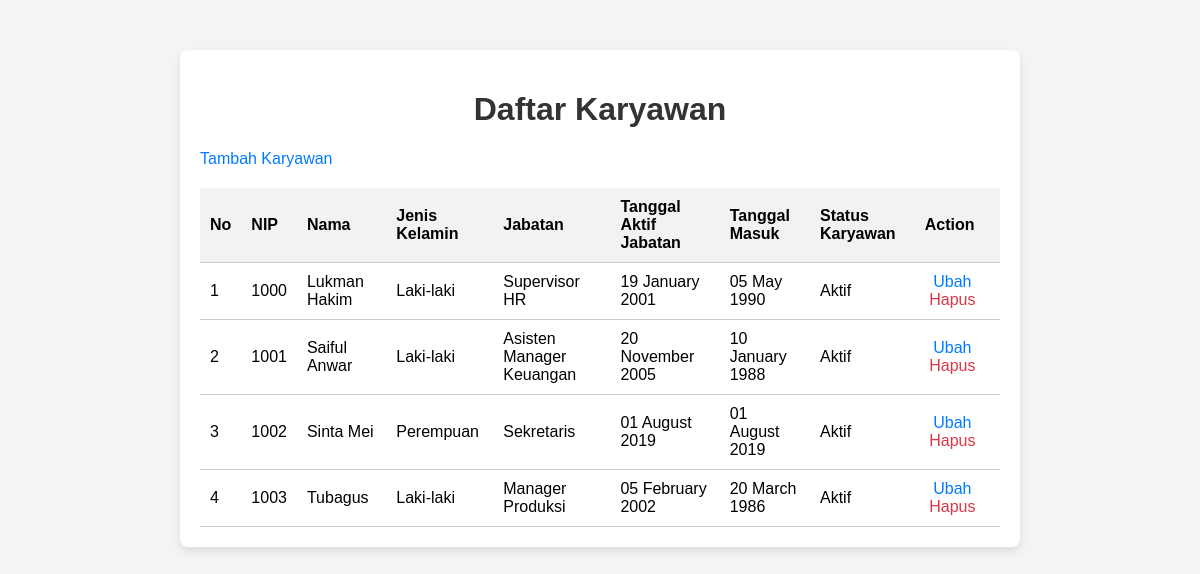
The page / on the database its author committed.
### tables this page shows
CREATE TABLE `employees` (
  `No` int(11) NOT NULL,
  `NIP` varchar(20) NOT NULL,
  `Nama` varchar(100) NOT NULL,
  `Jenis_Kelamin` enum('Laki-laki','Perempuan') DEFAULT NULL,
  `Jabatan` varchar(50) DEFAULT NULL,
  `Tanggal_Aktif_Jabatan` date DEFAULT NULL,
  `Tanggal_Masuk` date DEFAULT NULL,
  `Status_Karyawan` enum('Aktif','Non-Aktif') DEFAULT NULL
);

### application/controllers/Employees.php (called while the page is built, shortened)
<?php
class Employees extends CI_Controller {
    public function __construct() {
        $this->load->model('employee_model');
        $this->load->helper('url');
    }
    public function index() {
        $data['employees'] = $this->employee_model->get_all_employees();
        $this->load->view('employees_view', $data);
    }
}

### index.php (called while the page is built, shortened)
<?php
require_once BASEPATH.'core/CodeIgniter.php';

### application/models/Employee_model.php (called while the page is built, shortened)
<?php
class Employee_model extends CI_Model {
    public function get_all_employees() {
    $this->db->select('No, NIP, Nama, Jenis_Kelamin, Jabatan, DATE_FORMAT(Tanggal_Aktif_Jabatan, "%d %M %Y") AS Tanggal_Aktif_Jabatan, DATE_FORMAT(Tanggal_Masuk, "%d %M %Y") AS Tanggal_Masuk, Status_Karyawan');
    return $this->db->get('employees')->result_array();
    }
}

### application/views/employees_view.php (the view, shortened to what this page needs)
<!DOCTYPE html>
<html lang="en">
<head>
</head>
<body>
    <div class="container">
        <h1>Daftar Karyawan</h1>
        <a href="<?php echo base_url('index.php/employees/add'); ?>" style="display: block; margin-bottom: 20px;">Tambah Karyawan</a>
        <table border="0">
            <tr>
                <th>No</th>
                <th>NIP</th>
                <th>Nama</th>
                <th>Jenis Kelamin</th>
                <th>Jabatan</th>
                <th>Tanggal Aktif Jabatan</th>
                <th>Tanggal Masuk</th>
                <th>Status Karyawan</th>
                <th>Action</th>
            </tr>
            <?php foreach ($employees as $employee): ?>
                <tr>
                    <td><?php echo $employee['No']; ?></td>
                    <td><?php echo $employee['NIP']; ?></td>
                    <td><?php echo $employee['Nama']; ?></td>
                    <td><?php echo $employee['Jenis_Kelamin']; ?></td>
                    <td><?php echo $employee['Jabatan']; ?></td>
                    <td><?php echo $employee['Tanggal_Aktif_Jabatan']; ?></td>
                    <td><?php echo $employee['Tanggal_Masuk']; ?></td>
                    <td><?php echo $employee['Status_Karyawan']; ?></td>
                    <td>
                        <a href="<?php echo base_url('index.php/employees/edit/'.$employee['No']); ?>">Ubah</a>
                        <a href="<?php echo base_url('index.php/employees/delete/'.$employee['No']); ?>" class="delete-link" onclick="return confirm('Apakah anda ingin menghapus data karyawan atas nama <?php echo $employee['Nama']; ?>?')">Hapus</a>
                    </td>
                </tr>
            <?php endforeach; ?>
        </table>
    </div>
</body>
</html>

### application/views/employees_view.php (style rules this page uses)
body { font-family: Arial, sans-serif; margin: 0; padding: 0; background-color: #f4f4f4; }
.container { max-width: 800px; margin: 50px auto; padding: 20px; background-color: #fff; border-radius: 8px; box-shadow: 0 4px 8px rgba(0, 0, 0, 0.1); }
h1 { text-align: center; color: #333; }
table { width: 100%; border-collapse: collapse; margin-top: 20px; }
th, td { padding: 10px; text-align: left; border-bottom: 1px solid #ccc; }
th { background-color: #f2f2f2; }
td:last-child { text-align: center; }
a { color: #007bff; text-decoration: none; margin-right: 10px; }
.delete-link { color: #dc3545; }

### rows shown on the page
employees: No "1", NIP "1000", Nama "Lukman Hakim", Jenis_Kelamin "Laki-laki", Jabatan "Supervisor HR", Tanggal_Aktif_Jabatan "19 January 2001", Tanggal_Masuk "05 May 1990", Status_Karyawan "Aktif"
employees: No "2", NIP "1001", Nama "Saiful Anwar", Jenis_Kelamin "Laki-laki", Jabatan "Asisten Manager Keuangan", Tanggal_Aktif_Jabatan "20 November 2005", Tanggal_Masuk "10 January 1988", Status_Karyawan "Aktif"
employees: No "3", NIP "1002", Nama "Sinta Mei", Jenis_Kelamin "Perempuan", Jabatan "Sekretaris", Tanggal_Aktif_Jabatan "01 August 2019", Tanggal_Masuk "01 August 2019", Status_Karyawan "Aktif"
employees: No "4", NIP "1003", Nama "Tubagus", Jenis_Kelamin "Laki-laki", Jabatan "Manager Produksi", Tanggal_Aktif_Jabatan "05 February 2002", Tanggal_Masuk "20 March 1986", Status_Karyawan "Aktif"
